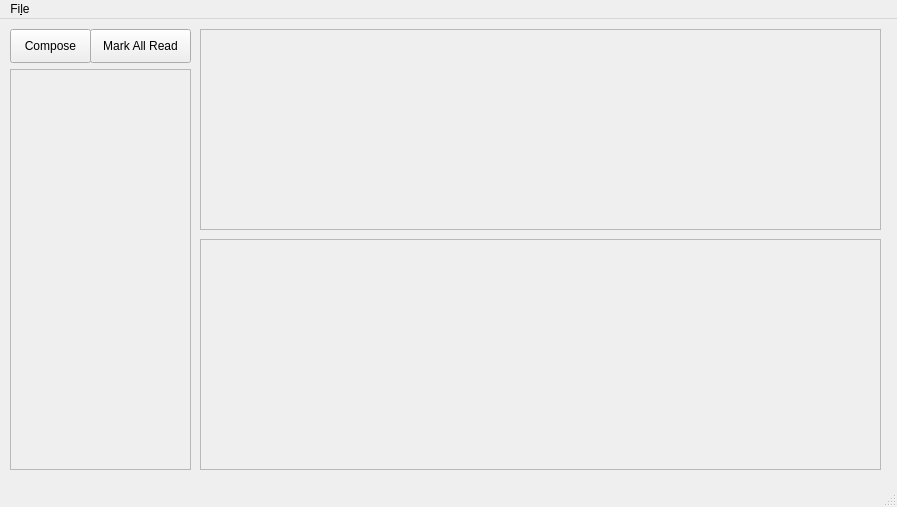
<?xml version="1.0" encoding="UTF-8"?>
<ui version="4.0">
 <class>MainWindow</class>
 <widget class="QMainWindow" name="MainWindow">
  <property name="geometry">
   <rect>
    <x>0</x>
    <y>0</y>
    <width>897</width>
    <height>507</height>
   </rect>
  </property>
  <property name="windowTitle">
   <string>MainWindow</string>
  </property>
  <widget class="QWidget" name="centralwidget">
   <widget class="QScrollArea" name="folders">
    <property name="geometry">
     <rect>
      <x>10</x>
      <y>50</y>
      <width>181</width>
      <height>401</height>
     </rect>
    </property>
    <property name="widgetResizable">
     <bool>true</bool>
    </property>
    <widget class="QWidget" name="scrollAreaWidgetContents">
     <property name="geometry">
      <rect>
       <x>0</x>
       <y>0</y>
       <width>177</width>
       <height>397</height>
      </rect>
     </property>
    </widget>
   </widget>
   <widget class="QScrollArea" name="mail">
    <property name="geometry">
     <rect>
      <x>200</x>
      <y>10</y>
      <width>681</width>
      <height>201</height>
     </rect>
    </property>
    <property name="widgetResizable">
     <bool>true</bool>
    </property>
    <widget class="QWidget" name="scrollAreaWidgetContents_2">
     <property name="geometry">
      <rect>
       <x>0</x>
       <y>0</y>
       <width>677</width>
       <height>197</height>
      </rect>
     </property>
    </widget>
   </widget>
   <widget class="QScrollArea" name="message">
    <property name="geometry">
     <rect>
      <x>200</x>
      <y>220</y>
      <width>681</width>
      <height>231</height>
     </rect>
    </property>
    <property name="sizePolicy">
     <sizepolicy hsizetype="Expanding" vsizetype="Expanding">
      <horstretch>1</horstretch>
      <verstretch>1</verstretch>
     </sizepolicy>
    </property>
    <property name="widgetResizable">
     <bool>true</bool>
    </property>
    <property name="alignment">
     <set>Qt::AlignRight|Qt::AlignTrailing|Qt::AlignVCenter</set>
    </property>
    <widget class="QWidget" name="scrollAreaWidgetContents_3">
     <property name="geometry">
      <rect>
       <x>0</x>
       <y>0</y>
       <width>677</width>
       <height>227</height>
      </rect>
     </property>
    </widget>
   </widget>
   <widget class="QPushButton" name="pushButton">
    <property name="geometry">
     <rect>
      <x>10</x>
      <y>10</y>
      <width>81</width>
      <height>34</height>
     </rect>
    </property>
    <property name="text">
     <string>Compose</string>
    </property>
   </widget>
   <widget class="QPushButton" name="pushButton_2">
    <property name="geometry">
     <rect>
      <x>90</x>
      <y>10</y>
      <width>101</width>
      <height>34</height>
     </rect>
    </property>
    <property name="text">
     <string>Mark All Read</string>
    </property>
   </widget>
  </widget>
  <widget class="QMenuBar" name="menubar">
   <property name="geometry">
    <rect>
     <x>0</x>
     <y>0</y>
     <width>897</width>
     <height>30</height>
    </rect>
   </property>
   <widget class="QMenu" name="menuFile">
    <property name="title">
     <string>Fi&amp;le</string>
    </property>
    <addaction name="actionAbout"/>
    <addaction name="actionSettings"/>
   </widget>
   <addaction name="menuFile"/>
  </widget>
  <widget class="QStatusBar" name="statusbar"/>
  <action name="actionAbout">
   <property name="text">
    <string>&amp;About</string>
   </property>
  </action>
  <action name="actionSettings">
   <property name="text">
    <string>&amp;Settings</string>
   </property>
  </action>
 </widget>
 <resources/>
 <connections/>
</ui>
